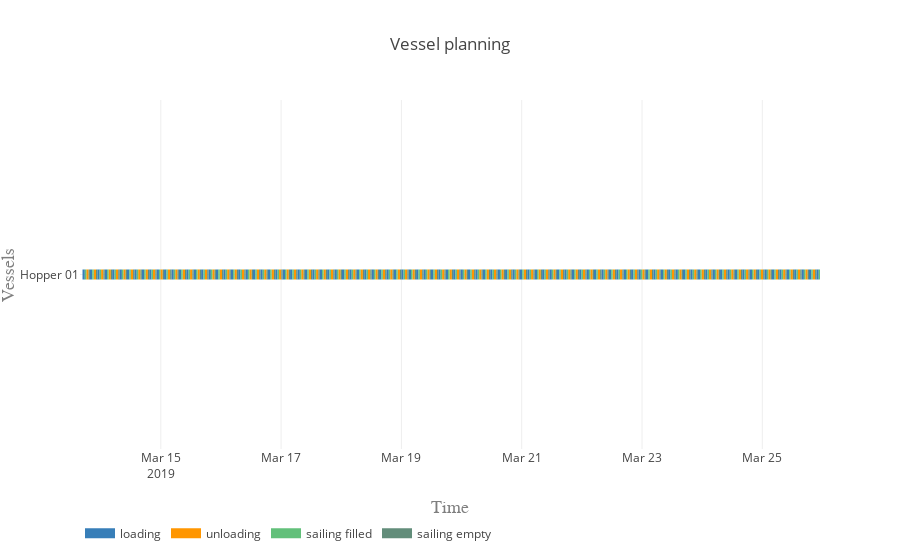

The code cell stored with this chart in its notebook:
### Markdown cell above
#### Vessel planning

### Code cell
vessels = [hopper]

activities = ['loading', 'unloading', 'sailing filled', 'sailing empty']
colors = {0:'rgb(55,126,184)', 1:'rgb(255,150,0)', 2:'rgb(98, 192, 122)', 3:'rgb(98, 141, 122)'}

plot.vessel_planning(vessels, activities, colors)

### Figure 1 — Plotly figure (JSON) as saved in the notebook; plotly's stock layout.template omitted (floating-point values rounded to 4 significant figures; data arrays with more than 128 entries replaced by an {"elided": "..."} marker saying what was removed)
{"data": [{"connectgaps": false, "hoverinfo": "y+name", "line": {"color": "rgb(55,126,184)", "width": 10}, "mode": "lines", "name": "loading", "type": "scatter", "uid": "de4b2415-2b25-475f-aa2f-56ea365cd443", "x": {"elided": "500 str values"}, "y": {"elided": "500 str values"}}, {"connectgaps": false, "hoverinfo": "y+name", "line": {"color": "rgb(255,150,0)", "width": 10}, "mode": "lines", "name": "unloading", "type": "scatter", "uid": "d8306838-97fd-4ae9-9542-2b2769dd4216", "x": {"elided": "500 str values"}, "y": {"elided": "500 str values"}}, {"connectgaps": false, "hoverinfo": "y+name", "line": {"color": "rgb(98, 192, 122)", "width": 10}, "mode": "lines", "name": "sailing filled", "type": "scatter", "uid": "511ab014-a35d-48b3-b268-78ca5f7f9617", "x": {"elided": "500 str values"}, "y": {"elided": "500 str values"}}, {"connectgaps": false, "hoverinfo": "y+name", "line": {"color": "rgb(98, 141, 122)", "width": 10}, "mode": "lines", "name": "sailing empty", "type": "scatter", "uid": "e628c9ae-4dc8-48ae-90c6-958dde9f9ae2", "x": {"elided": "495 str values"}, "y": {"elided": "495 str values"}}], "layout": {"hovermode": "closest", "legend": {"orientation": "h", "x": 0, "y": -0.2}, "title": "Vessel planning", "xaxis": {"range": ["2019-03-13 15:46:06", "2019-03-25 23:00:28.511561"], "title": "Time", "titlefont": {"color": "#7f7f7f", "family": "Courier New, monospace", "size": 18}}, "yaxis": {"title": "Vessels", "titlefont": {"color": "#7f7f7f", "family": "Courier New, monospace", "size": 18}}}}
